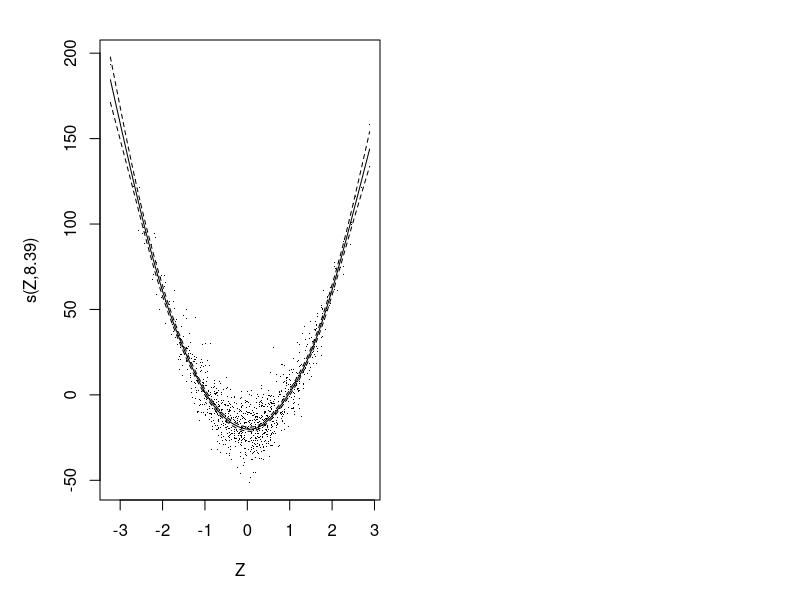

Here is the R script that generated this plot: (Note: this script raises an error after producing the figure.)
## ---- chunk 1
library(mgcv)
library(dplyr)

n <- 1000
x <- rbinom(n, 1, 0.5)
z <- rnorm(n, mean = 0, sd = 1)

b0 <- 10
b1 <- 10
b2 <- 20

y <- b0 + b1 * x + b2 * z^2 + rnorm(n, mean = 0, sd = 10)
df <- data.frame(Y = y, X = x, Z = z)
gam_model <- gam(Y ~ X + s(Z), data = df, method = "REML")
## ---- chunk 2
#| code-fold: true
plot(gam_model, pages = 1, all.terms = TRUE, rug = FALSE, residuals = TRUE)
## ---- chunk 3
preds <- predict(gam_model, type = "terms") |>
  as.data.frame() |>
  setNames(c("pred_x", "pred_z"))

df <- cbind(df, preds)
## ---- chunk 4
#| echo: false
knitr::kable(head(df))
## ---- chunk 5
# Get the predicted values at the mean of Z since the 'terms' effects are
# relative to the mean effects (for smoothed terms), which are themselves
# absorbed into the intercept
z_mean_effect <- predict(
  gam_model, newdata = data.frame(X = 0, Z = mean(df$Z))
)

# for reasons unclear tp me, getting the intercept via coefs(gam_model) gives a
# result that is off by +b2, so just calculating it directly
intercept <- predict(gam_model, newdata = data.frame(X = 0, Z = 0))
z_mean_effect <- z_mean_effect - intercept

# Now calculate the "normalised" Y by subtracting the effect of Z
df$z_eff_pred_y <- df$pred_z + z_mean_effect
df$y_adj_z <- y - df$z_eff_pred_y

# check everything so far is correct by making sure we can reconstruct approx
# the true Y from the estimated components
df$x_eff_pred <- df$pred_x
df$pred_y_fromterms <- intercept + df$x_eff_pred + df$z_eff_pred_y
plot(df$pred_y_fromterms, df$Y) # straight line, so component terms are correct

#summary(gam_model)
#summary(lm(y_adj_z ~ X, data = df))
## ---- chunk 6
#| echo: false

# Now can plot the "normalised" Y against X

library(ggplot2)
library(ggpubr)

padj <- ggplot(df, aes(x = as.factor(X), y = y_adj_z)) +
  geom_bar(stat = "summary", fun = "mean") +
  geom_errorbar(stat = "summary", fun.data = "mean_cl_normal", width = 0.2) +
  labs(title = "Adjusted Y against X", x = "X", y = "Adjusted Y")

punadj <- ggplot(df, aes(x = as.factor(X), y = Y)) +
  geom_bar(stat = "summary", fun = "mean") +
  geom_errorbar(stat = "summary", fun.data = "mean_cl_normal", width = 0.2) +
  labs(title = "Unadjusted Y against X", x = "X", y = "Unadjusted Y")

parrange <- ggarrange(padj, punadj, ncol = 2)

parrange
